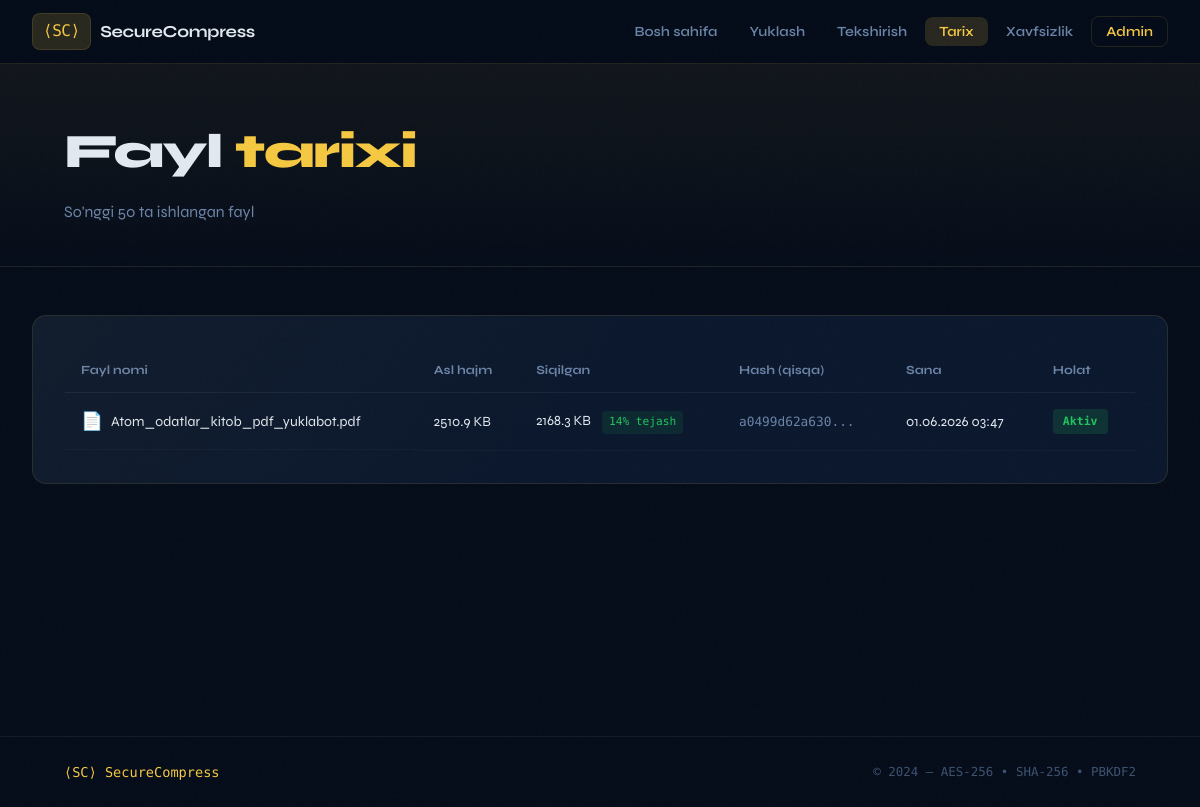
The app's page /history with its own data.
### app.py (models this page shows)
class FileRecord(db.Model):
    __tablename__ = 'files'
    id = db.Column(db.Integer, primary_key=True)
    file_id = db.Column(db.String(36), unique=True, nullable=False, default=lambda: str(uuid.uuid4()))
    filename = db.Column(db.String(256), nullable=False)
    original_size = db.Column(db.Integer, nullable=False)
    compressed_size = db.Column(db.Integer, nullable=False)
    hash_sha256 = db.Column(db.String(64), nullable=False)
    warnings = db.Column(db.Text, default='[]')
    stored_path = db.Column(db.String(512), nullable=False)
    user_id = db.Column(db.Integer, db.ForeignKey('users.id'), nullable=True)
    created_at = db.Column(db.DateTime, default=datetime.utcnow)
    expires_at = db.Column(db.DateTime, default=lambda: datetime.utcnow() + timedelta(hours=24))
    @property
    def is_expired(self):
        return datetime.utcnow() > self.expires_at

### app.py (the view)
@app.route('/history')
def history_page():
    cleanup_expired_files()
    records = FileRecord.query.order_by(FileRecord.created_at.desc()).limit(50).all()
    return render_template('history.html', records=records)

### app.py (called while the page is built, shortened)
def cleanup_expired_files():
    expired = FileRecord.query.filter(FileRecord.expires_at < datetime.utcnow()).all()
    db.session.commit()

### templates/history.html (shortened to what this page needs)
{% extends "base.html" %}
{% block content %}
<div class="page-header">
    <div class="page-header-inner">
        <h1 class="page-title">Fayl <span class="accent">tarixi</span></h1>
        <p class="page-sub">So'nggi 50 ta ishlangan fayl</p>
    </div>
</div>
<div class="history-container">
    {% if records %}
    <div class="history-table-wrap glass-card">
        <table class="history-table">
            <thead>
                <tr>
                    <th>Fayl nomi</th>
                    <th>Asl hajm</th>
                    <th>Siqilgan</th>
                    <th>Hash (qisqa)</th>
                    <th>Sana</th>
                    <th>Holat</th>
                </tr>
            </thead>
            <tbody>
                {% for rec in records %}
                <tr class="{{ 'expired-row' if rec.is_expired else '' }}">
                    <td class="file-col">
                        <span class="file-ico">📄</span>
                        {{ rec.filename }}
                    </td>
                    <td>{{ (rec.original_size / 1024)|round(1) }} KB</td>
                    <td>
                        {{ (rec.compressed_size / 1024)|round(1) }} KB
                        <span class="ratio-badge">
                            {{ ((1 - rec.compressed_size / rec.original_size) * 100)|round(0)|int }}% tejash
                        </span>
                    </td>
                    <td class="mono hash-short" title="{{ rec.hash_sha256 }}">
                        {{ rec.hash_sha256[:12] }}...
                    </td>
                    <td>{{ rec.created_at.strftime('%d.%m.%Y %H:%M') }}</td>
                    <td>
                        {% if rec.is_expired %}
                        <span class="badge badge-expired">Muddati tugagan</span>
                        {% else %}
                        <span class="badge badge-active">Aktiv</span>
                        {% endif %}
                    </td>
                </tr>
                {% endfor %}
            </tbody>
        </table>
    </div>
    {% endif %}
</div>
{% endblock %}

### static/css/style.css (style rules this page uses)
:root { --bg: #060d1a; --bg-2: #0A1628; --bg-3: #0f1f38; --surface: rgba(15, 30, 55, 0.7); --border: rgba(245, 200, 66, 0.12); --border-2: rgba(255,255,255,0.06); --gold: #F5C842; --gold-dim: rgba(245, 200, 66, 0.15); --gold-glow: rgba(245, 200, 66, 0.35); --cyan: #38bdf8; --green: #22c55e; --red: #ef4444; --text: #e2e8f0; --text-dim: #6b84a8; --text-muted: #3d5270; --font-body: 'Syne', sans-serif; --font-mono: 'Space Mono', monospace; --radius: 14px; --radius-sm: 8px; --shadow: 0 8px 32px rgba(0,0,0,0.4); --shadow-gold: 0 0 24px rgba(245,200,66,0.2); --transition: 0.25s cubic-bezier(.4,0,.2,1); }
*, *::before, *::after { box-sizing: border-box; margin: 0; padding: 0; }
html { scroll-behavior: smooth; }
body { font-family: var(--font-body); background: var(--bg); color: var(--text); min-height: 100vh; overflow-x: hidden; line-height: 1.65; }
.glass-card { background: var(--surface); backdrop-filter: blur(16px); border: 1px solid var(--border); border-radius: var(--radius); padding: 2rem; position: relative; overflow: hidden; }
.glass-card::before { content: ''; position: absolute; inset: 0; background: linear-gradient(135deg, rgba(245,200,66,0.03), transparent 50%); pointer-events: none; }
.accent { color: var(--gold); }
.page-header { background: linear-gradient(180deg, rgba(245,200,66,0.05), transparent); border-bottom: 1px solid var(--border-2); padding: 3rem 4rem 2.5rem; }
.page-header-inner { max-width: 1280px; margin: 0 auto; }
.page-title { font-size: clamp(1.75rem, 4vw, 3rem); font-weight: 800; letter-spacing: -1.5px; }
.page-sub { color: var(--text-dim); margin-top: 0.5rem; }
.history-container { max-width: 1280px; margin: 3rem auto; padding: 0 2rem; }
.history-table-wrap { overflow-x: auto; }
.history-table { width: 100%; border-collapse: collapse; font-size: 0.875rem; }
.history-table th { text-align: left; padding: 0.75rem 1rem; font-size: 0.78rem; color: var(--text-dim); border-bottom: 1px solid var(--border-2); white-space: nowrap; }
.history-table td { padding: 0.85rem 1rem; border-bottom: 1px solid rgba(255,255,255,0.03); vertical-align: middle; }
.file-col { display: flex; align-items: center; gap: 0.5rem; }
.file-ico { font-size: 1.1rem; }
.hash-short { font-family: var(--font-mono); font-size: 0.75rem; color: var(--text-dim); cursor: pointer; }
.ratio-badge { display: inline-block; margin-left: 0.5rem; font-family: var(--font-mono); font-size: 0.7rem; color: var(--green); background: rgba(34,197,94,0.1); padding: 2px 7px; border-radius: 4px; }
.badge { display: inline-block; padding: 3px 10px; border-radius: 4px; font-size: 0.72rem; font-weight: 700; font-family: var(--font-mono); }
.badge-active { background: rgba(34,197,94,0.15); color: var(--green); }
.mono { font-family: var(--font-mono); font-size: 0.8rem; }

### records on screen
FileRecord: filename "Atom_odatlar_kitob_pdf_yuklabot.pdf", (rec.original_size/1024)|round(1) "2510.9", (rec.compressed_size/1024)|round(1) "2168.3", compressed_size+original_size "14", hash_sha256 "a0499d62a630", created_at "01.06.2026 03:47", shows "Aktiv"
